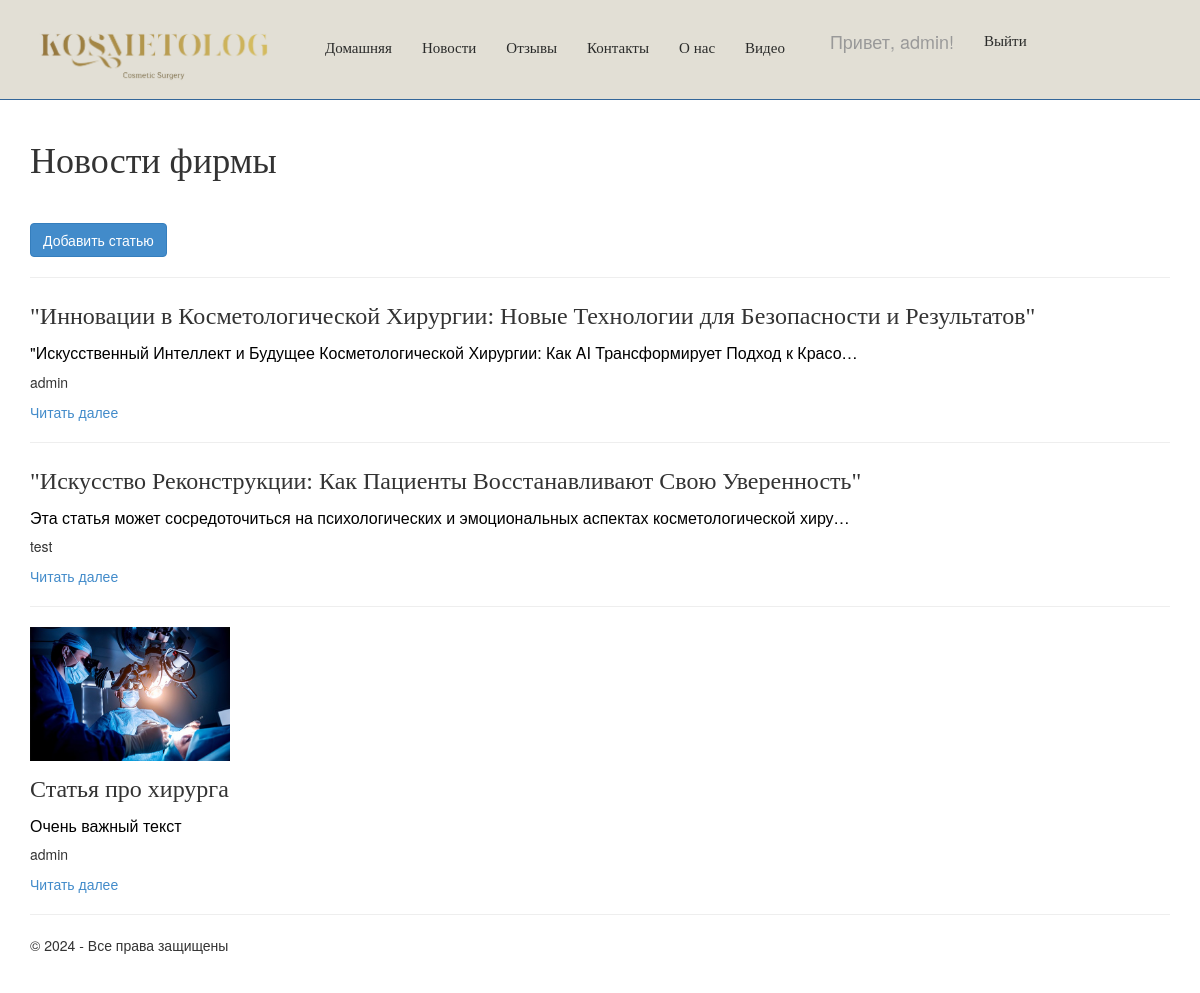
The page /news/ (signed in) on the database its author committed.
### app/models.py (models this page shows, shortened)
class Blog(models.Model):
    title = models.CharField(max_length=100, verbose_name='Заголовок')
    text = models.TextField(verbose_name='Текст новости')
    image = models.FileField(null=True)
    author = models.ForeignKey(User, null=True, blank=True, on_delete=models.SET_NULL, verbose_name="Автор")

### app/views.py (the view)
# urls.py: path('news/',views.news,name= 'news'),
def news(request):
    assert isinstance(request, HttpRequest)
    posts = Blog.objects.all() # запрос на выбор всех статей блога из модели
    return render(
        request,
        'app/news.html',
        {
            'title':'Новости фирмы',
            'message':'',
            'posts': posts, # передача списка статей в шаблон веб-страницы
            'year':datetime.now().year,
        }
    )

### app/templates/app/news.html (shortened to what this page needs)
﻿{% extends "app/layout.html" %}
{% block content %}
<h1>{{ title }}</h1>
<br>
 {% if user.is_superuser %}
<a  class="btn btn-primary btn-large" href="{% url 'newpostblog' %}">Добавить статью</a>
{% endif %}
{% for post in posts %}
<hr />
<div class="">
    {% if post.image and post.image.url != '/media/temp.jpg' %}
    <img src="{{ post.image.url }}" alt=" Картинка статьи блога" width="200" />
    {% endif %}
    <h4> {{post.title}} </h4>
    <h6> {{post.text | truncatechars:100 }} </h6>
    <p> {{post.author}} </p>
    <p><a href="{% url 'newspost' parametr=post.id %}"> Читать далее </a> </p>
</div>
{% endfor %}
{% endblock %}

### app/templates/app/loginpartial.html (shortened to what this page needs)
﻿{% if user.is_authenticated %}
<form id="logoutForm" action="/logout/" method="post" class="navbar-right">
    <ul class="nav navbar-nav navbar-right">
        <li><span class="navbar-brand" style="margin-left: 0 !important">Привет, {{ user.username }}!</span></li>
        <li><a href="javascript:document.getElementById('logoutForm').submit()">Выйти</a></li>
    </ul>
</form>
{% else %}
<ul class="nav navbar-nav navbar-right">
    <li><a href="{% url 'login' %}">Войти</a></li>
</ul>
{% endif %}

### app/static/app/content/site.css (style rules this page uses)
body { padding-top: 100px; padding-bottom: 40px; }
.navbar-nav li a { font-family: 'Montserrat'; font-size: 15px; font-weight: normal; color: #2a2b2a !important; }
h1 { font-family: 'Playfair Display', serif; font-size: 36px; font-weight: normal; line-height: 1.2; color: #333; }
h4 { font-family: 'Playfair Display', serif; font-size: 24px; font-weight: normal; line-height: 1.5; color: #333; }
h6 { font-size: 16px; font-weight: normal; color: #000; }

### rows shown on the page
Blog: title "\"Инновации в Косметологической Хирургии: Новые Технологии для Безопасности и Результатов\"", text "\"Искусственный Интеллект и Будущее Косметологической Хирургии: Как AI Трансформирует Подход к Красо…", author "admin"
Blog: title "\"Искусство Реконструкции: Как Пациенты Восстанавливают Свою Уверенность\"", text "Эта статья может сосредоточиться на психологических и эмоциональных аспектах косметологической хиру…", author "test"
Blog: image (picture), title "Статья про хирурга", text "Очень важный текст", author "admin"

### other values the page prints
{{ user.username }} "admin"
{{ title }} "Новости фирмы"
